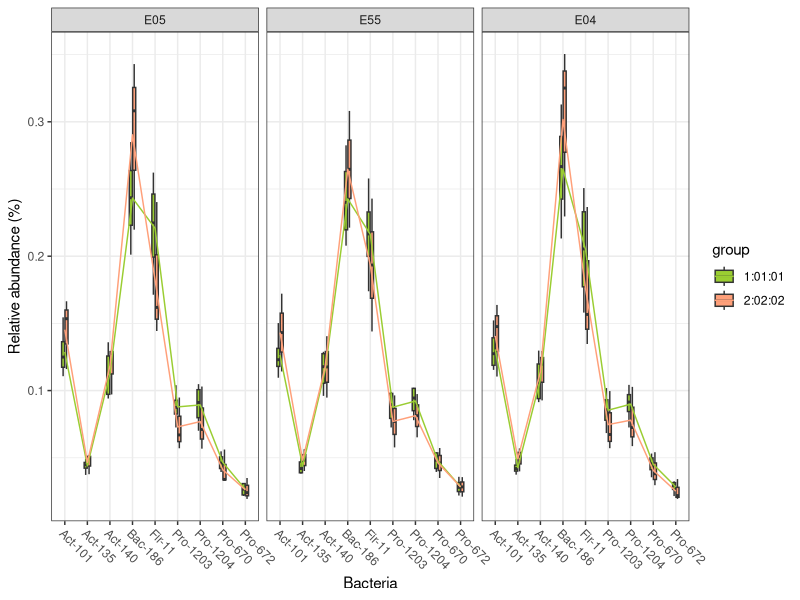
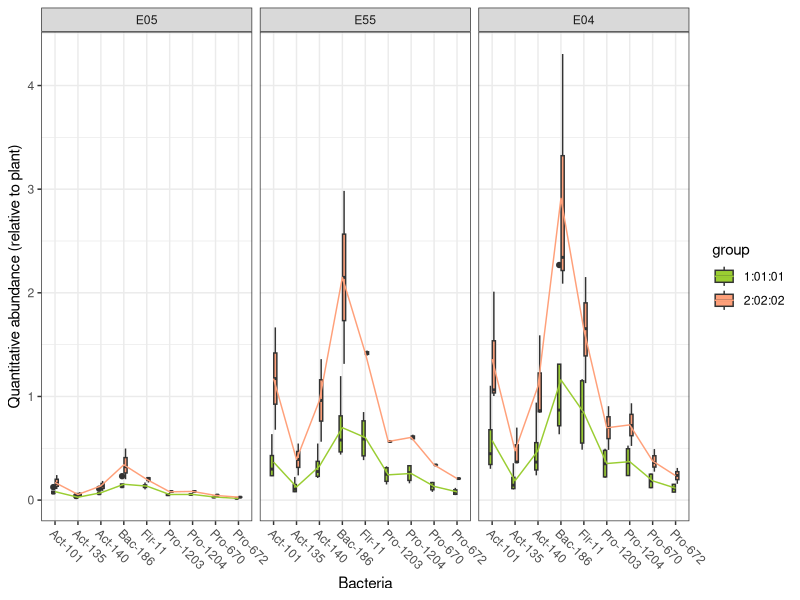

Recreate these plots in R, in order.
## ---- chunk 1
rm(list=ls()) 

library(ggplot2)
library(ggpubr)
library(dplyr)
library(tidyr)
## ---- chunk 2
bac_ra <- read.csv("data/Fig2c-bar-ra.csv", header = T)
table_bac_ra_r <- gather(bac_ra,  key = sample , value = count, `sample01`:`sample04`)
table_bac_ra <- table_bac_ra_r
table_bac_ra$bacteria <- factor(table_bac_ra_r$bacteria)
table_bac_ra$group <- factor(table_bac_ra_r$group)

bac_aa <- read.csv("data/Fig2d-bar-aa.csv", header = T)
table_bac_aa_r <- gather(bac_aa,  key = sample , value = count, `sample01`:`sample04`)
table_bac_aa <- table_bac_aa_r
table_bac_aa$bacteria <- factor(table_bac_aa_r$bacteria)
table_bac_aa$group <- factor(table_bac_aa_r$group)
## ---- chunk 3
E05_bac_ra <- filter(table_bac_ra, spike == "E05")
E55_bac_ra <- filter(table_bac_ra, spike == "E55")
E04_bac_ra <- filter(table_bac_ra, spike == "E04")
FigS3S4_bac_ra <- rbind(E05_bac_ra, E55_bac_ra, E04_bac_ra)

group1_FigS3S4_bac_ra <- filter(FigS3S4_bac_ra , group == "1:01:01")
group2_FigS3S4_bac_ra <- filter(FigS3S4_bac_ra , group == "2:02:02")

E05_bac_aa <- filter(table_bac_aa, spike == "E05")
E55_bac_aa <- filter(table_bac_aa, spike == "E55")
E04_bac_aa <- filter(table_bac_aa, spike == "E04")
FigS3S4_bac_aa <- rbind(E05_bac_aa, E55_bac_aa, E04_bac_aa)

group1_FigS3S4_bac_aa <- filter(FigS3S4_bac_aa , group == "1:01:01")
group2_FigS3S4_bac_aa <- filter(FigS3S4_bac_aa , group == "2:02:02")

FigS3_ra_g1g2 <- rbind(group1_FigS3S4_bac_ra, group2_FigS3S4_bac_ra)
FigS3_aa_g1g2 <- rbind(group1_FigS3S4_bac_aa, group2_FigS3S4_bac_aa)

FigS3_ra_g1g2$spike <- factor(FigS3_ra_g1g2$spike,levels=c("E05","E55", "E04"))
FigS3_aa_g1g2$spike <- factor(FigS3_aa_g1g2$spike,levels=c("E05","E55", "E04"))
## ---- chunk 4
FigS3_ra <- ggplot(FigS3_ra_g1g2) +
  geom_boxplot(aes(x = bacteria, y = count, fill = group), width = 0.3, na.rm = TRUE) +
  scale_fill_manual(values=c("#9acd32","#ffa07a"))+
  geom_line(aes(x = bacteria, y = mean, group = group, color = group), na.rm = TRUE) +
  facet_wrap(~spike, ncol = 3, as.table = TRUE) +
  labs(x="Bacteria", y="Relative abundance (%)")  +
  scale_x_discrete(limits=c("Act-101","Act-135","Act-140","Bac-186","Fir-11","Pro-1203","Pro-1204","Pro-670","Pro-672"))+
  scale_color_manual(values=c("#9acd32","#ffa07a"))+
  theme_bw() +
  theme(axis.text.x = element_text(angle = -45, vjust = 1, hjust = 0))
FigS3_ra
# 
# ggsave(paste("result/FigS3-ra.pdf", sep=""), FigS3_ra, width = 9, height = 5)

FigS3_aa <- ggplot(FigS3_aa_g1g2) +
  geom_boxplot(aes(x = bacteria, y = count, fill = group), width = 0.3, na.rm = TRUE) +
  scale_fill_manual(values=c("#9acd32","#ffa07a"))+
  geom_line(aes(x = bacteria, y = mean, group = group, color = group), na.rm = TRUE) +
  facet_wrap(~spike, ncol = 3, as.table = TRUE) +
  labs(x="Bacteria", y="Quantitative abundance (relative to plant)")  +
  scale_x_discrete(limits=c("Act-101","Act-135","Act-140","Bac-186","Fir-11","Pro-1203","Pro-1204","Pro-670","Pro-672"))+
  scale_color_manual(values=c("#9acd32","#ffa07a"))+
  theme_bw() +
  theme(axis.text.x = element_text(angle = -45, vjust = 1, hjust = 0))
FigS3_aa
# 
# ggsave(paste("result/FigS3_aa.pdf", sep=""), FigS3_aa, width = 9, height = 5)

